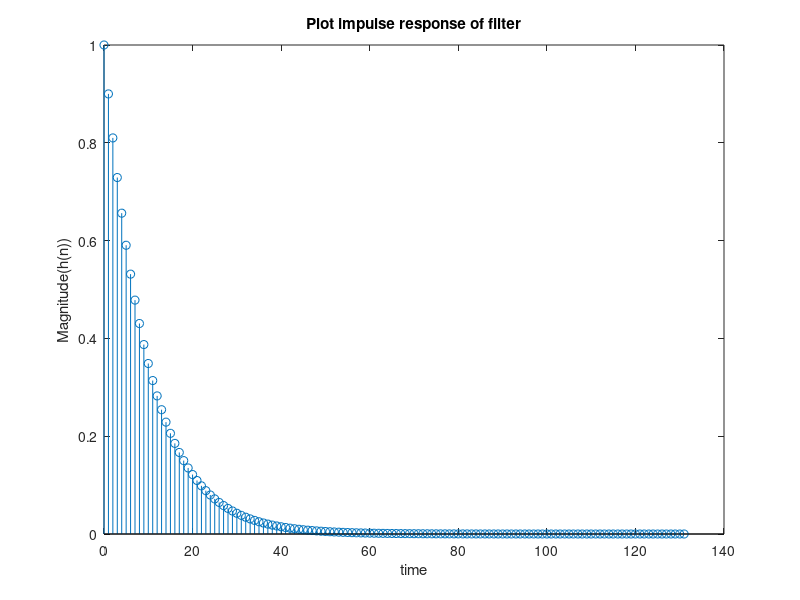

The MATLAB script that drew this image:
N = 1; 
D = [1 -0.9]; 
[h,t] = impz(N,D); 
stem(t,h); 
title("Plot impulse response of filter"); 
xlabel("time"); 
ylabel("Magnitude(h(n))"); 